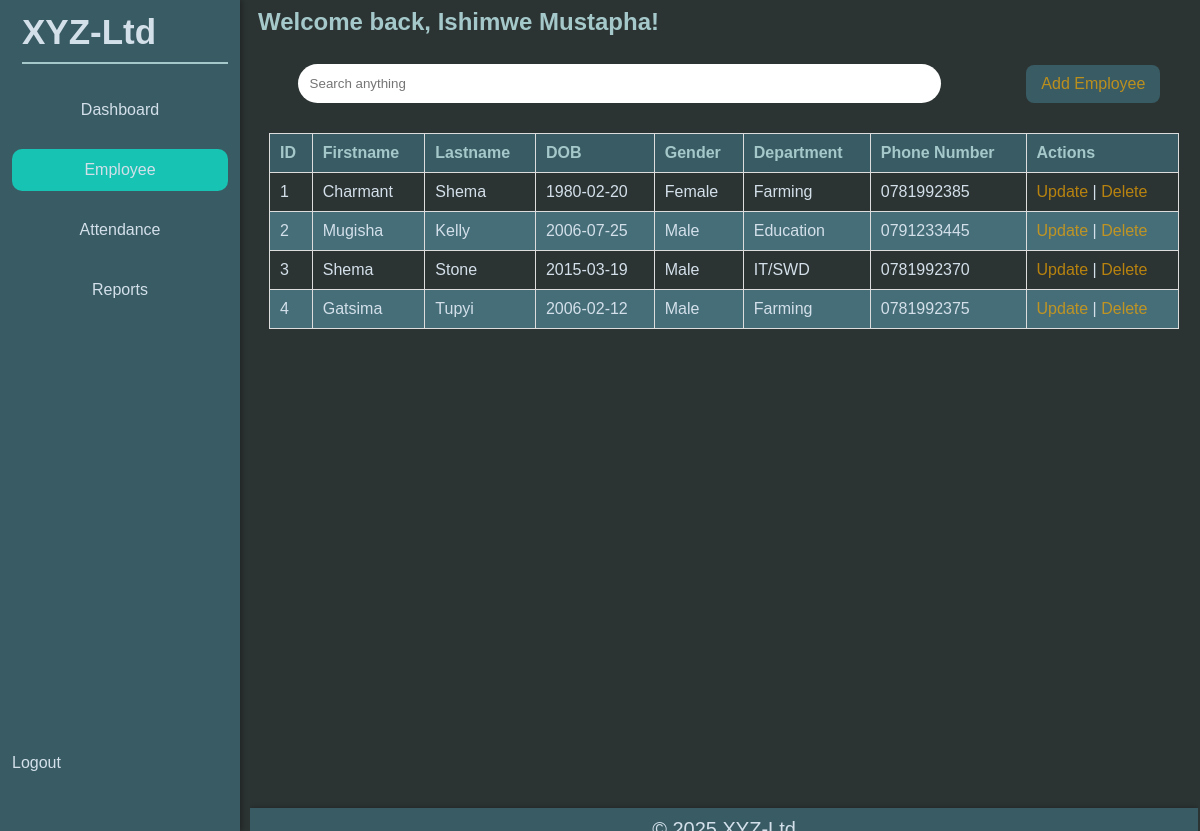
Page /employee/index.php (signed in) on the committed database.
### tables this page shows
CREATE TABLE `employee` (
  `EmployeeId` int(11) NOT NULL,
  `FirstName` varchar(250) DEFAULT NULL,
  `LastName` varchar(250) NOT NULL,
  `Gender` enum('Male','Female') NOT NULL,
  `DOB` date NOT NULL,
  `PhoneNumber` varchar(250) NOT NULL,
  `Department` varchar(250) NOT NULL
);

### employee/index.php (the view, shortened to what this page needs)
<?php
    include '../connection/connect.php';
?>
<!DOCTYPE html>
<html lang="en">
<head>
    <link rel="stylesheet" href="./index.css">
    <link rel="stylesheet" href="../styles/active.css">
</head>
<body>
    <nav>
        <h1>XYZ-Ltd</h1>
        <div class="navh">
            <ul>
                <li><a href="../index.php" >Dashboard</a></li>
                <li class="active"><a href="">Employee</a></li>
                <li><a href="../attendance/">Attendance</a></li>
                <li><a href="../reports/">Reports</a></li>
            </ul>
        </div>
        <div class="navb">
        <a href="../logout.php" onclick="return confirm('Are you sure you want to log out')">Logout</a>
        </div>
    </nav>
    <div class="main">
        <h2>
            <?php
                if (isset($_COOKIE['adminname'])) {
                    echo "Welcome back, " . htmlspecialchars($_COOKIE['adminname']) . "!";
                }
            ?>
        </h2>
        <main>
            <div class="main-buttons">
                <form action="" method="get">
                    <div class="form">
                        <input type="text" placeholder="Search anything" name="search" id="search">
                    </div>
                </form>
                <a href="./addEmp.php" class="button-primary">
                    Add Employee
                </a>
            </div>
            <div class="main-content">
                <?php
                    $result = mysqli_query($conn, "SELECT * FROM employee");
                    if (mysqli_num_rows($result) > 0) {
                        echo "<table>
                                <thead>
                                    <tr>
                                        <th>ID</th>
                                        <th>Firstname</th>
                                        <th>Lastname</th>
                                        <th>DOB</th>
                                        <th>Gender</th>
                                        <th>Department</th>
                                        <th>Phone Number</th>
                                        <th>Actions</th>
                                    </tr>
                                </thead>
                                <tbody id='myTable'>";
                                $count = 1;
                                while ($row = mysqli_fetch_assoc($result)) {
                                    echo "<tr>
                                            <td>" . $count . "</td>
                                            <td>" . $row['FirstName'] . "</td>
                                            <td>" . $row['LastName'] . "</td>
                                            <td>" . $row['DOB'] . "</td>
                                            <td>" . $row['Gender'] . "</td>
                                            <td>" . $row['Department'] . "</td>
                                            <td>" . $row['PhoneNumber'] . "</td>
                                            <td>
                                                <a href='update_employee.php?id=" . $row['EmployeeId'] . "'>Update</a> |
                                                <a href='?delete_id=" . $row['EmployeeId'] . "' onclick='return confirm(\"Are you sure you want to delete this employee?\")'>Delete</a>
                                            </td>
                                        </tr>
                                    ";
                                    $count++;
                                }
                                echo "</tbody>
                            </table>";
                    } else {
                        echo "<p>No employee records found.</p>";
                    }
                ?>
            </div>
        </main>
        <div class="footer">
            <p>&copy; <?php echo date('Y')?> XYZ-Ltd</p>
        </div>
    </div>
</body>
</html>

### employee/index.css (style rules this page uses)
* { margin: 0; padding: 0; box-sizing: border-box; }
body { display: flex; gap: 10px; background-color: #2C3333; color: #D3E0EA; font-family: 'Poppins', sans-serif; }
nav { height: 100vh; width: 20%; background-color: #395B64; padding: 12px; box-shadow: 2px 0 5px rgba(0, 0, 0, 0.3); }
nav h1 { font-size: 35px; margin-left: 10px; color: #D3E0EA; margin-bottom: 25px; border-bottom: 2px solid #A5C9CA; padding-bottom: 10px; }
.navh { height: 80vh; }
.navh ul { display: flex; flex-direction: column; row-gap: 18px; list-style: none; }
.navh ul li { padding: 12px 16px; border-radius: 10px; text-align: center; transition: background-color 0.3s; cursor: pointer; }
.navh ul li a { text-decoration: none; color: #D3E0EA; font-weight: 500; transition: color 0.3s; }
.main { height: 100vh; width: 79%; display: flex; flex-direction: column; overflow-y: auto; }
.main h2 { color: #A5C9CA; padding: 8px; margin-bottom: 10px; }
.main-content { height: 80vh; }
table { width: 96%; margin: 0 auto; border-collapse: collapse; margin-top: 20px; }
table, th, td { border: 1px solid #ddd; }
th, td { padding: 10px; text-align: left; }
th { background-color: #395B64; color: #A5C9CA; }
tr:nth-child(even) { background-color: #466e79; }
a { color: #f0a400b6; text-decoration: none; }
.main-buttons { display: flex; justify-content: space-around; align-items: center; }
.button-primary { height: auto; padding: 10px 15px; background-color: #395B64; border-radius: 8px; }
.footer { display: flex; justify-content: center; align-items: center; height: auto; width:100%; background-color: #395B64; color: #D3E0EA; font-size: 20px; padding: 10px; box-shadow: 0 0 5px rgba(0, 0, 0, 0.3); margin-bottom: 5px; margin-top: 10px; }

### styles/active.css (style rules this page uses)
.active { background-color: #17C3B2; color: white; }

### rows in the picture
employee: FirstName "Charmant", LastName "Shema", DOB "1980-02-20", Gender "Female", Department "Farming", PhoneNumber "0781992385"
employee: FirstName "Mugisha", LastName "Kelly", DOB "2006-07-25", Gender "Male", Department "Education", PhoneNumber "0791233445"
employee: FirstName "Shema", LastName "Stone", DOB "2015-03-19", Gender "Male", Department "IT/SWD", PhoneNumber "0781992370"
employee: FirstName "Gatsima", LastName "Tupyi", DOB "2006-02-12", Gender "Male", Department "Farming", PhoneNumber "0781992375"

### other values in the picture
$_COOKIE['adminname'] "Ishimwe Mustapha"
